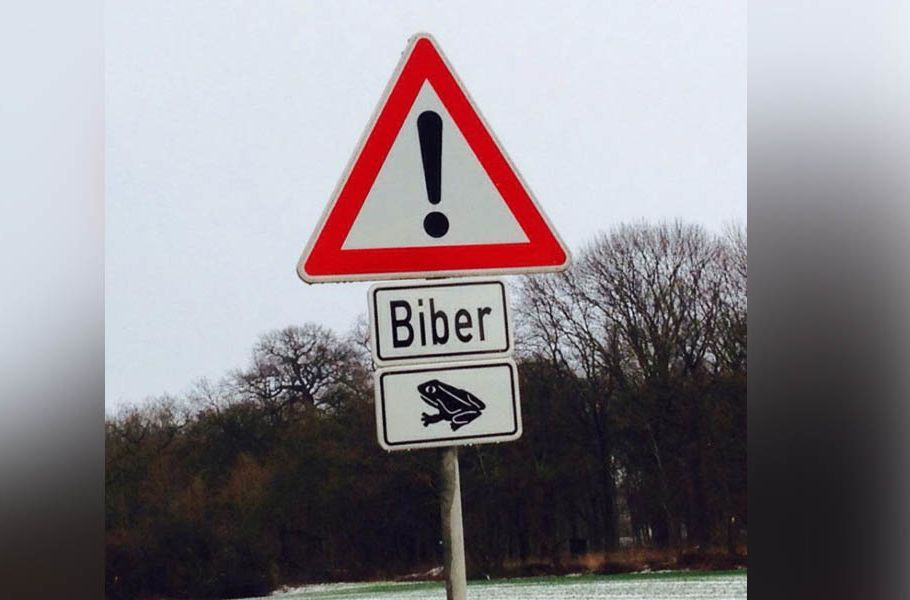
#> input picture data/test_images/00000000-0003-0004-0000-000002686909_w910_h600_fpx53_fpy65.jpg, 910 x 600 px; its folder holds only this picture in this run
$ python color_analyser.py
#> lines starting #> are read from the running program, lines starting #| are printed output that depends on the picture; after the words box and inside, x2 and y2 are one past the last pixel; in counts of white or black regions, pixels touching at a corner belong together
### src/preprocess/preprocess_utils.py
"""utils"""
import cv2
import numpy as np


# [8 lines left out: function canny_edge_detector, not called in this run]


def morphology_operation(frame, filter_size=3):
    """morphology operation
    currently doing nothing"""
    kernel = np.ones((filter_size, filter_size), np.uint8)
    frame = cv2.morphologyEx(frame, cv2.MORPH_OPEN, kernel)
    frame = cv2.morphologyEx(frame, cv2.MORPH_CLOSE, kernel)
    return frame


def normalize_image(self):
    """return image patches with a fix size """
    return self.frame


def filter_contours_by_edge_number(contours, allowed_edges_nummber=(3, 10)):
    """filter the hulls with certain conditions"""
    contours = [cnt for cnt in contours
                if allowed_edges_nummber[0] <= len(cnt) <= allowed_edges_nummber[1]]
    return contours


def filter_contours_by_aspect_ratio(contours, aspect_ratio_range=(25, 100)):
    """filter the hulls with certain conditions"""
    contours = [cnt for cnt in contours
                if aspect_ratio_range[0] <=
                (cv2.arcLength(cnt, True) ** 2 / cv2.contourArea(cnt))
                <= aspect_ratio_range[1]]
    return contours


def filter_contours_by_area(contours, area_range=(25, 200)):
    """filter the hulls with certain conditions"""
    contours = [cnt for cnt in contours
                if area_range[0] <= cv2.contourArea(cnt) <= area_range[1]]
    return contours

### src/objects/patch_object.py
"""this object get passed around between the different process"""


class PatchObject:
    """contains all information about a Patch = a small image that is part
    of the whole frame. There Patches are detected in Preprocessing as (possibly)
    showing a sign. Next they are classified next and later they are shown on the right
    side of the GUI."""

    def __init__(self, patch, patch_id=0):
        """initalize the attribute"""

        self.patch = patch

        self.probabilities = None
        self.top_probabilities = None  # list of tuples (probability, label)

        self.class_strings = None
        self.class_id = None
        self.translation_info = {'patch_id': patch_id, 'src_string': None,
                                 'detected_language': None, 'translation': None}

        # position: [pos_x,pos_y] represent the top left corner of the patch in the original frame
        self.position = [0, 0]
        # size: [width, height]
        self.size = [0, 0]

    def update_position(self, posistion):
        """update the position"""
        self.position = posistion

    def update_size(self, size):
        """update the size"""
        self.size = size

    def scale_patch(self):
        """#TODO"""
        return self

### src/objects/interface_object.py
"""Interface Object"""
import copy
from .patch_object import PatchObject
from .commands_object import CommandsObject
from .visualization_object import VisualizationObject


class InterfaceObject():
    """Interface Object: all information of the current frame is stored in
    an object of this class and used to transport this information bewtween
    preprocessor, classifier and logic.
    The object is updated for every frame of the video.
    """

    def __init__(self, frame=None):
        """ init """
        self.patches_list = []

        self.command_object = CommandsObject()
        self.visualization_object = VisualizationObject()

        annotate_frame = copy.deepcopy(frame)
        self.frame_dict = {'original': frame, 'default': annotate_frame}
        # patches to show on the side of the GUI
        self.important_patches = []
        # corresponding icons of the patches
        self.corresponding_icons = []
        self.icon_list = []

        self.is_image = False

    def add_patch(self, patch_array, position, size, patch_id=0):
        """
        Add Patch
        Args:
            patch_array:
            position:
            size:
            patch_id:

        Returns:

        """
        patch = PatchObject(patch_array, patch_id)
        patch.update_position(position)  # position[0] is x
        patch.update_size(size)  # size[0] is width
        self.patches_list.append(patch)

    # [64 lines left out: functions reset, update_frame, add_frame_to_frame_dict, delete_frame_from_frame_dict, get_list_from_frame_dict, refresh_frame_dict, not called in this run]

### src/objects/commands_object.py
"Take the settings from GUI and pass it into the pipeline"


class CommandsObject:
    """Class with the commands for the pipeline
    options/features for the user to change are stored in an object of this class
    """

    def __init__(self):
        """
        {'has_started': booleans, 'path': path string, 'valid': booleans}
        {'features_extractor': int 0 , 1, 2, 'frame_to_add': string list 'canny', 'blur'}
        {'classifier_model': int 0 or 1, 'max_class': int 1-5}
        {'apply_ocr': boolean, 'show_src_language': boolean, 'show_trans': boolean}
        {'continues_mode': boolean}
        {'index_of_frame_dict': int 0-4, 'bounding_box': boolean,
        'nr_of_patches': int 1-5,'show_strings': boolean}
        """
        self.command_info = {'has_started': False, 'path': None, 'valid': True}
        self.preprocessor = {'features_extractor': 0,
                             'frame_to_add': []}
        self.classifier = {'classifier_model': 1,
                           'max_class': 5}
        self.ocr_and_trans = {'apply_ocr': 0, 'show_src_string': 0,
                              'show_trans': 0}
        self.logic = {'continues_mode': 0}
        self.visualizer = {'index_of_frame_dict': 1, 'bounding_box': 1, 'nr_of_patches': 5,
                           'show_strings': 1}

    # [29 lines left out: functions reset_commands, max_visualization, is_command_valid, not called in this run]

### src/objects/visualization_object.py
"""help in visualization"""


class VisualizationObject:
    """help in visualization"""

    def __init__(self):
        """initialization"""
        self.final_annotated_frame = None
        self.patch_and_icon_list = []

    # [15 lines left out: functions get_patches_and_icons, get_final_annotated_frame, not called in this run]

### src/utils/utils.py
"""utils method handling different tasks"""
import cv2


def frame_generator(path, events):
    """Frame Generator
    """

    if str(path).lower().endswith(".mp4") or path == 0:
        # generate the next frame
        cap = cv2.VideoCapture(path)
        frame_id = 0
        while not events['stop'].is_set():
            ret, frame = cap.read()
            if not ret:
                print('no frame left to grab')
                break
            yield frame
            frame_id += 1
        events['stop'].clear()
    else:
        cap = cv2.imread(path)
        yield cap

### src/preprocess/color_analyser.py
"""use color information to detecte candidates for the classifier"""
import copy
import threading
import glob
import cv2
import numpy as np
from preprocess.preprocess_utils import morphology_operation
from preprocess.preprocess_utils import filter_contours_by_aspect_ratio, filter_contours_by_area
from preprocess.preprocess_utils import filter_contours_by_edge_number
from objects.interface_object import InterfaceObject
from utils.utils import frame_generator


class ColorAnalyser:
    """detect signs on a frame based on their colors"""

    # [135 lines left out: functions __init__, get_hsv_filter, extract_shapes, update_patch_objects, apply_hsv_color_filter, get_filtered_contours and 2 more, not called in this run]


if __name__ == "__main__":
    PATHS = glob.glob('../../data/test_images/*.jpg')
    _INT_OBJ = InterfaceObject()
    COLOR_ANA = ColorAnalyser(_INT_OBJ)
    for _path in PATHS:
        image = cv2.imread(_path)
#> image is the input picture: shape (600, 910, 3); mean B, G, R 139.7, 134.5, 139.6
        _INT_OBJ.frame_dict['original'] = image
        COLOR_ANA.extract_shapes(image, True)
#> the loop in apply_hsv_color_filter, `for color, filter_range in self.hsv_filter.items():` made 4 passes
#> pass 1, in apply_hsv_color_filter, `all_mask |= self.masks[color]`:
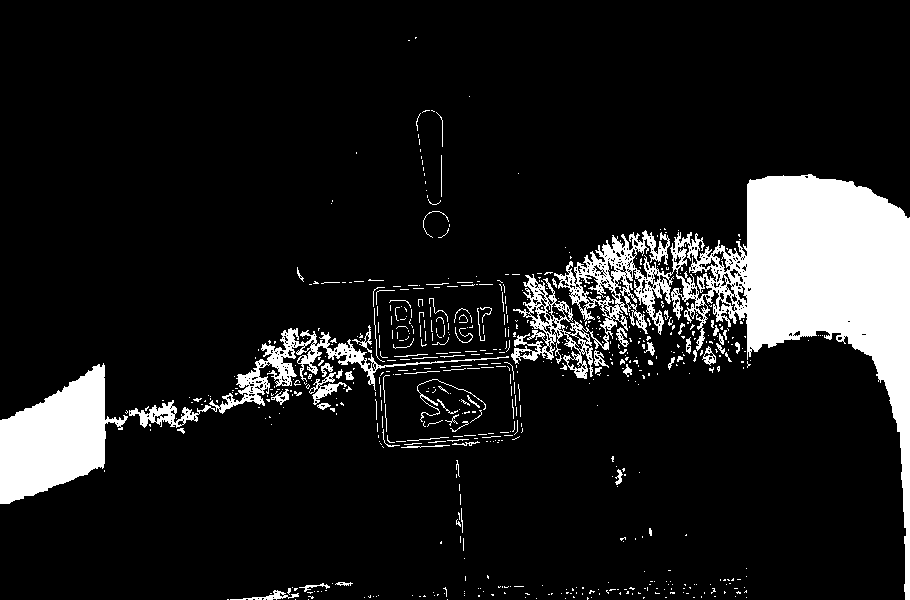
#> all_mask: shape (600, 910); 11.1% white; 641 white regions (556 under 20 px), largest, box (x1, y1, x2, y2) and area: (511, 174, 910, 600) 39828, (0, 363, 128, 504) 9937, (129, 328, 509, 428) 4173
#> pass 2, in apply_hsv_color_filter, `all_mask |= self.masks[color]`:
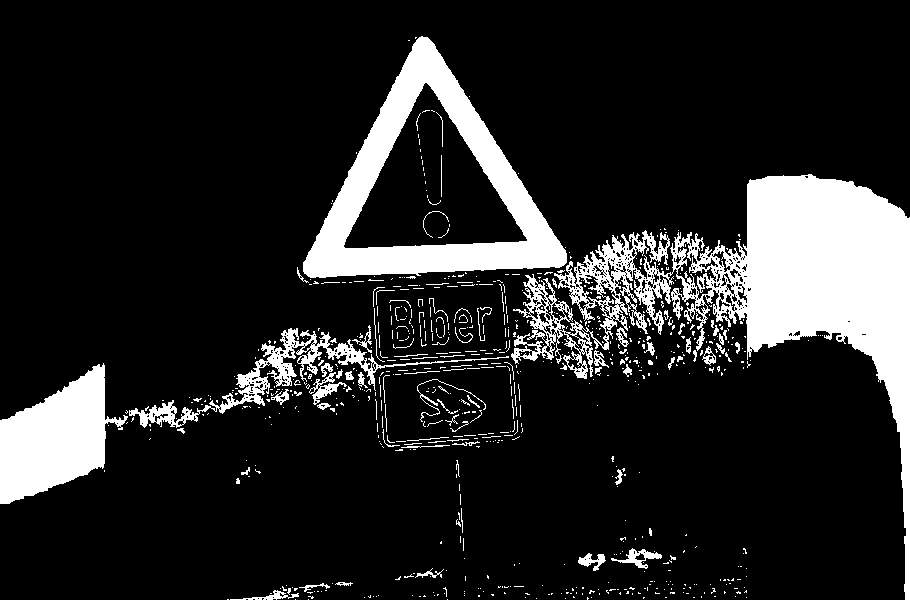
#> all_mask: shape (600, 910); 14.7% white; 724 white regions (632 under 20 px), largest, box (x1, y1, x2, y2) and area: (511, 174, 910, 600) 39830, (303, 36, 567, 278) 18836, (0, 363, 128, 504) 9937
#> after the loop in apply_hsv_color_filter, `for color, filter_range in self.hsv_filter.items():`: self.masks = 4 items
#> in extract_shapes, `all_mask_morphology[y_coordinate_to_ignore:] = 0`:
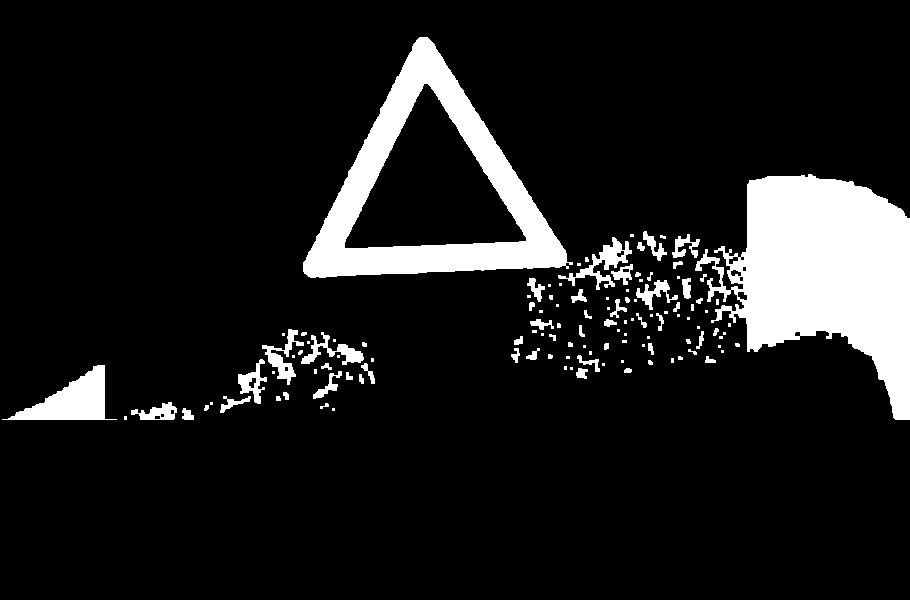
#> all_mask_morphology: shape (600, 910); 10.8% white; 122 white regions (60 under 20 px)
#> in get_filtered_contours, `self.contours, hierarchy = cv2.findContours(all_mask_morphology, cv2.R..`: self.contours = 137 contours, 83 with area under 20; largest, box (x1, y1, x2, y2) and area: (303, 37, 573, 278) 33820, (695, 174, 910, 420) 28798, (344, 83, 527, 249) 15596, (2, 365, 117, 420) 2629, (558, 237, 632, 290) 857
#> the loop in filter_contours_by_hierarchy, `for index, element in enumerate(hierarchy[0]):` made 137 passes
#> after the loop in filter_contours_by_hierarchy, `for index, element in enumerate(hierarchy[0]):`: contour_filtered = 122 contours, 77 with area under 20; largest, box (x1, y1, x2, y2) and area: (303, 37, 573, 278) 33820, (695, 174, 910, 420) 28798, (2, 365, 117, 420) 2629, (558, 237, 632, 290) 857, (262, 329, 304, 385) 604
#> in filter_contours_by_hierarchy, `self.contours = contour_filtered`: self.contours has the same summary as contour_filtered
#> in get_filtered_contours, `self.contours = [cv2.approxPolyDP(cnt, 0.05 * cv2.arcLength(cnt, True)..`: self.contours = 122 contours, 77 with area under 20; largest, box (x1, y1, x2, y2) and area: (711, 180, 910, 420) 31981, (304, 37, 569, 274) 30864, (2, 365, 117, 420) 3078, (558, 242, 629, 287) 685, (238, 359, 263, 404) 642
#> in filter_contours_by_edge_number, `contours = [cnt for cnt in contours if allowed_edges_nummber[0] <= len..`: contours has the same summary as self.contours in get_filtered_contours
#> in filter_contours_by_area, `contours = [cnt for cnt in contours if area_range[0] <= cv2.contourAre..`: contours = 5 contours; box (x1, y1, x2, y2) and area: (711, 180, 910, 420) 31981, (304, 37, 569, 274) 30864, (2, 365, 117, 420) 3078, (558, 242, 629, 287) 685, (238, 359, 263, 404) 642
#> in get_filtered_contours, `self.contours = filter_contours_by_area(self.contours, (500, float('in..`: self.contours has the same summary as contours in filter_contours_by_area
#> in filter_contours_by_aspect_ratio, `contours = [cnt for cnt in contours if aspect_ratio_range[0] <= (cv2.a..`: contours = 4 contours; box (x1, y1, x2, y2) and area: (711, 180, 910, 420) 31981, (304, 37, 569, 274) 30864, (2, 365, 117, 420) 3078, (238, 359, 263, 404) 642
#> in get_filtered_contours, `self.contours = filter_contours_by_aspect_ratio(self.contours, (0, 50))`: self.contours has the same summary as contours in filter_contours_by_aspect_ratio
#> the loop in update_patch_objects, `for contour in self.contours:` made 4 passes
#> pass 1, in update_patch_objects, `patch = original_frame[pos_y: pos_y + height, pos_x: pos_x + width, ::..`:
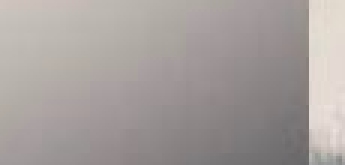
#> patch: shape (55, 115, 3) (shown 3 times larger); mean B, G, R 157.2, 159.5, 166.1
#> pass 3, in update_patch_objects, `patch = original_frame[pos_y: pos_y + height, pos_x: pos_x + width, ::..`:
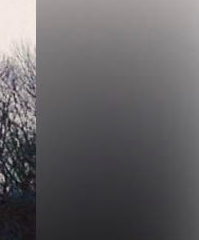
#> patch: shape (240, 199, 3); mean B, G, R 99.3, 97.1, 99.8
#> after the loop in update_patch_objects, `for contour in self.contours:`:
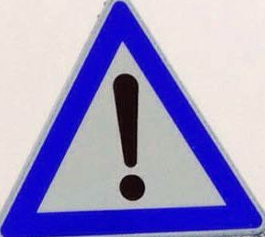
#> patch: shape (237, 265, 3); mean B, G, R 197.8, 148.8, 155.3
#> the loop in visualization_subprocess, `for contour in self.contours:` made 4 passes
#> after the loop in visualization_subprocess, `for contour in self.contours:`:
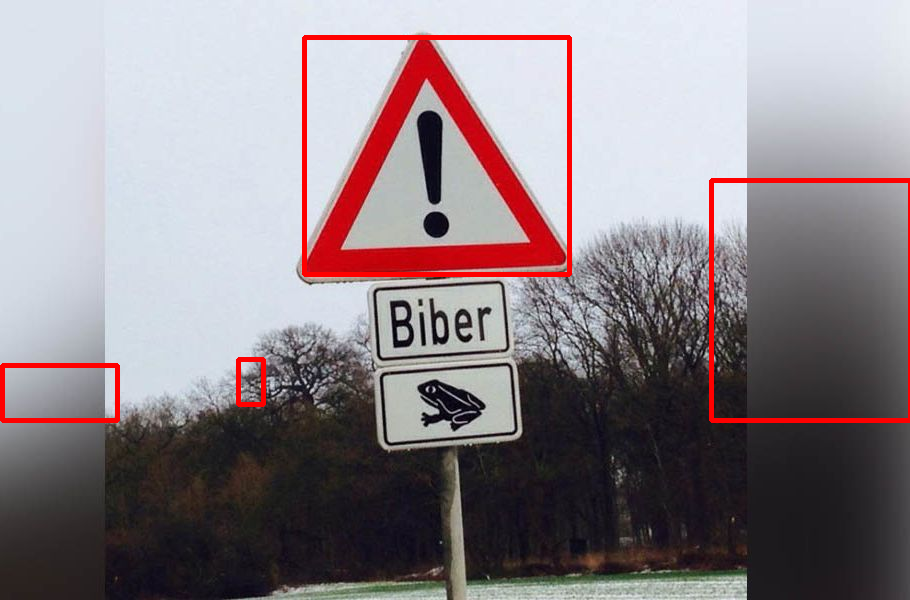
#> orignal_frame_copy: shape (600, 910, 3); 2.02% of pixels changed, all inside (x1, y1, x2, y2) = (0, 35, 910, 423)
#> the loop in visualization_subprocess, `for frame_name, frame in self.interface_object.frame_dict.items():` made 5 passes
#> (the run stopped early here; a loop or call above may not have finished)

$ run again, on data/test_images/253879_L.jpg
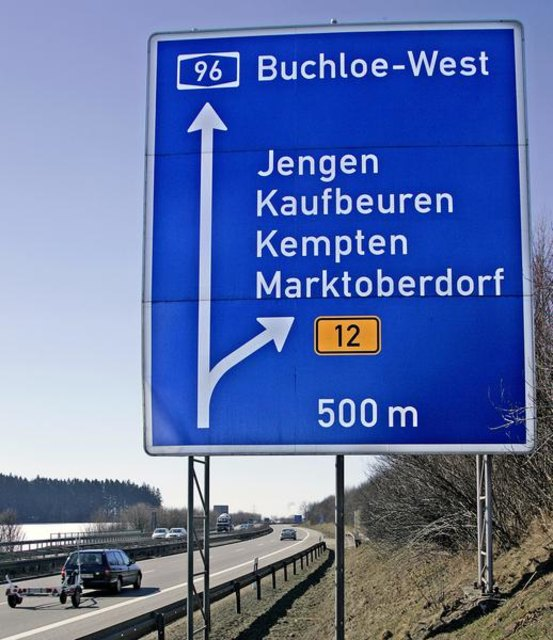
#> input picture data/test_images/253879_L.jpg, 553 x 640 px
#> image is the input picture: shape (640, 553, 3); mean B, G, R 165.2, 112.3, 93.7
#> frame_hsv: shape (640, 553, 3); mean H, S, V 27.4, 121.7, 169
#> after the loop in apply_hsv_color_filter, `for color, filter_range in self.hsv_filter.items():`:
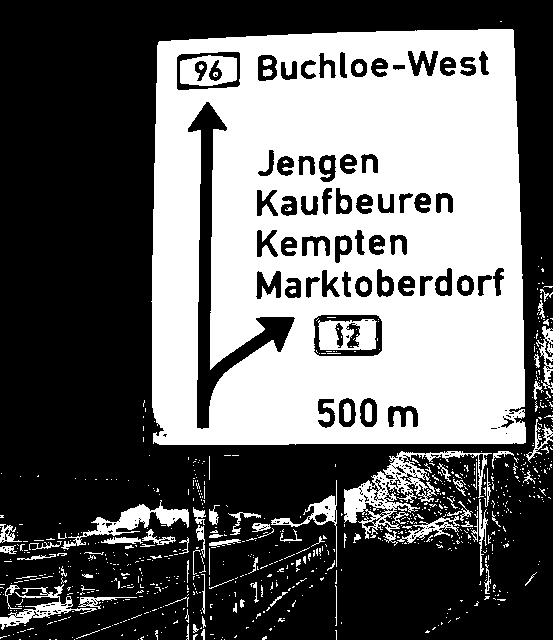
#> all_mask: shape (640, 553); 41.1% white; 836 white regions (734 under 20 px), largest, box (x1, y1, x2, y2) and area: (151, 29, 526, 445) 127116, (344, 451, 492, 539) 3133, (61, 500, 189, 550) 1508
#> after the loop in apply_hsv_color_filter, `for color, filter_range in self.hsv_filter.items():`: self.masks = 4 items
#> all_mask_morphology: shape (640, 553); 37% white; 40 white regions (20 under 20 px)
#> in get_filtered_contours, `self.contours, hierarchy = cv2.findContours(all_mask_morphology, cv2.R..`: self.contours = 98 contours, 21 with area under 20; largest, box (x1, y1, x2, y2) and area: (152, 29, 526, 445) 149600, (187, 101, 295, 429) 6299, (313, 314, 383, 357) 2816, (319, 321, 354, 350) 662, (354, 319, 376, 350) 498
#> the loop in filter_contours_by_hierarchy, `for index, element in enumerate(hierarchy[0]):` made 98 passes
#> after the loop in filter_contours_by_hierarchy, `for index, element in enumerate(hierarchy[0]):`: contour_filtered = 13 contours, 8 with area under 20; largest, box (x1, y1, x2, y2) and area: (152, 29, 526, 445) 149600, (542, 321, 553, 340) 76, (511, 412, 525, 420) 52, (544, 368, 550, 382) 40, (541, 343, 553, 360) 36
#> in filter_contours_by_hierarchy, `self.contours = contour_filtered`: self.contours has the same summary as contour_filtered
#> in get_filtered_contours, `self.contours = [cv2.approxPolyDP(cnt, 0.05 * cv2.arcLength(cnt, True)..`: self.contours = 13 contours, 8 with area under 20; largest, box (x1, y1, x2, y2) and area: (153, 29, 526, 443) 147402, (543, 321, 553, 340) 80, (511, 412, 525, 420) 56, (544, 368, 550, 382) 44, (543, 343, 553, 360) 22
#> in filter_contours_by_edge_number, `contours = [cnt for cnt in contours if allowed_edges_nummber[0] <= len..`: contours has the same summary as self.contours in get_filtered_contours
#> in filter_contours_by_area, `contours = [cnt for cnt in contours if area_range[0] <= cv2.contourAre..`: contours = [[[512, 29], [158, 42], [153, 441], [525, 442]]]
#> the loop in update_patch_objects, `for contour in self.contours:` made 1 pass
#> the loop in visualization_subprocess, `for contour in self.contours:` made 1 pass
#> after the loop in visualization_subprocess, `for contour in self.contours:`:
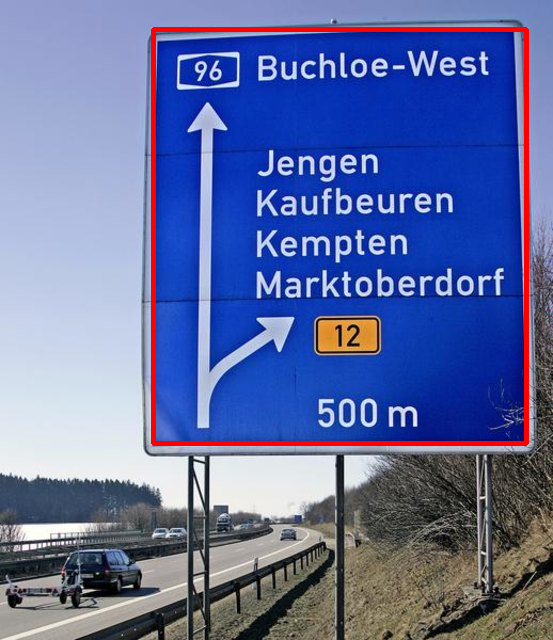
#> orignal_frame_copy: shape (640, 553, 3); 2.22% of pixels changed, all inside (x1, y1, x2, y2) = (151, 27, 529, 446)
#> the loop in visualization_subprocess, `for frame_name, frame in self.interface_object.frame_dict.items():` made 5 passes
